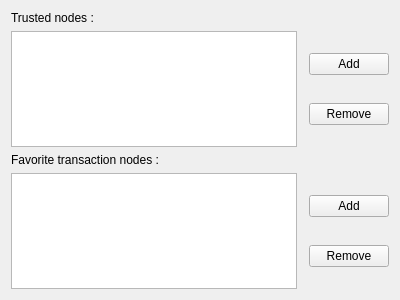
<?xml version="1.0" encoding="UTF-8"?>
<ui version="4.0">
 <class>CommunityParametersWidget</class>
 <widget class="QWidget" name="CommunityParametersWidget">
  <property name="geometry">
   <rect>
    <x>0</x>
    <y>0</y>
    <width>400</width>
    <height>300</height>
   </rect>
  </property>
  <property name="windowTitle">
   <string>Form</string>
  </property>
  <layout class="QVBoxLayout" name="verticalLayout_3">
   <item>
    <widget class="QLabel" name="label_2">
     <property name="text">
      <string>Trusted nodes :</string>
     </property>
    </widget>
   </item>
   <item>
    <layout class="QHBoxLayout" name="horizontalLayout">
     <item>
      <widget class="QListView" name="list_Trusted"/>
     </item>
     <item>
      <layout class="QVBoxLayout" name="verticalLayout">
       <property name="leftMargin">
        <number>6</number>
       </property>
       <item>
        <widget class="QPushButton" name="button_addTrusted">
         <property name="text">
          <string>Add</string>
         </property>
        </widget>
       </item>
       <item>
        <widget class="QPushButton" name="button_removeTrusted">
         <property name="text">
          <string>Remove</string>
         </property>
        </widget>
       </item>
      </layout>
     </item>
    </layout>
   </item>
   <item>
    <widget class="QLabel" name="label">
     <property name="text">
      <string>Favorite transaction nodes :</string>
     </property>
    </widget>
   </item>
   <item>
    <layout class="QHBoxLayout" name="horizontalLayout_2">
     <item>
      <widget class="QListView" name="list_Transactions"/>
     </item>
     <item>
      <layout class="QVBoxLayout" name="verticalLayout_2">
       <property name="leftMargin">
        <number>6</number>
       </property>
       <item>
        <widget class="QPushButton" name="button_addTransaction">
         <property name="text">
          <string>Add</string>
         </property>
        </widget>
       </item>
       <item>
        <widget class="QPushButton" name="button_removeTransaction">
         <property name="text">
          <string>Remove</string>
         </property>
        </widget>
       </item>
      </layout>
     </item>
    </layout>
   </item>
  </layout>
 </widget>
 <resources/>
 <connections/>
</ui>
